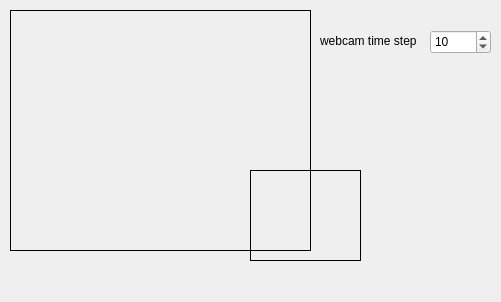
<?xml version="1.0" encoding="UTF-8"?>
<ui version="4.0">
 <class>MainWindow</class>
 <widget class="QMainWindow" name="MainWindow">
  <property name="geometry">
   <rect>
    <x>0</x>
    <y>0</y>
    <width>501</width>
    <height>302</height>
   </rect>
  </property>
  <property name="windowTitle">
   <string>MainWindow</string>
  </property>
  <widget class="QWidget" name="centralWidget">
   <widget class="QLabel" name="labelWebcam">
    <property name="geometry">
     <rect>
      <x>250</x>
      <y>170</y>
      <width>111</width>
      <height>91</height>
     </rect>
    </property>
    <property name="frameShape">
     <enum>QFrame::Box</enum>
    </property>
    <property name="text">
     <string/>
    </property>
   </widget>
   <widget class="QSpinBox" name="webcamTimerSpinBox">
    <property name="geometry">
     <rect>
      <x>430</x>
      <y>30</y>
      <width>61</width>
      <height>24</height>
     </rect>
    </property>
    <property name="minimum">
     <number>1</number>
    </property>
    <property name="maximum">
     <number>100</number>
    </property>
    <property name="value">
     <number>10</number>
    </property>
   </widget>
   <widget class="QLabel" name="label_2">
    <property name="geometry">
     <rect>
      <x>320</x>
      <y>30</y>
      <width>111</width>
      <height>21</height>
     </rect>
    </property>
    <property name="text">
     <string>webcam time step</string>
    </property>
   </widget>
   <widget class="QLabel" name="labelRemote">
    <property name="geometry">
     <rect>
      <x>10</x>
      <y>10</y>
      <width>301</width>
      <height>241</height>
     </rect>
    </property>
    <property name="frameShape">
     <enum>QFrame::Box</enum>
    </property>
    <property name="text">
     <string/>
    </property>
   </widget>
  </widget>
 </widget>
 <layoutdefault spacing="6" margin="11"/>
 <resources/>
 <connections/>
</ui>
